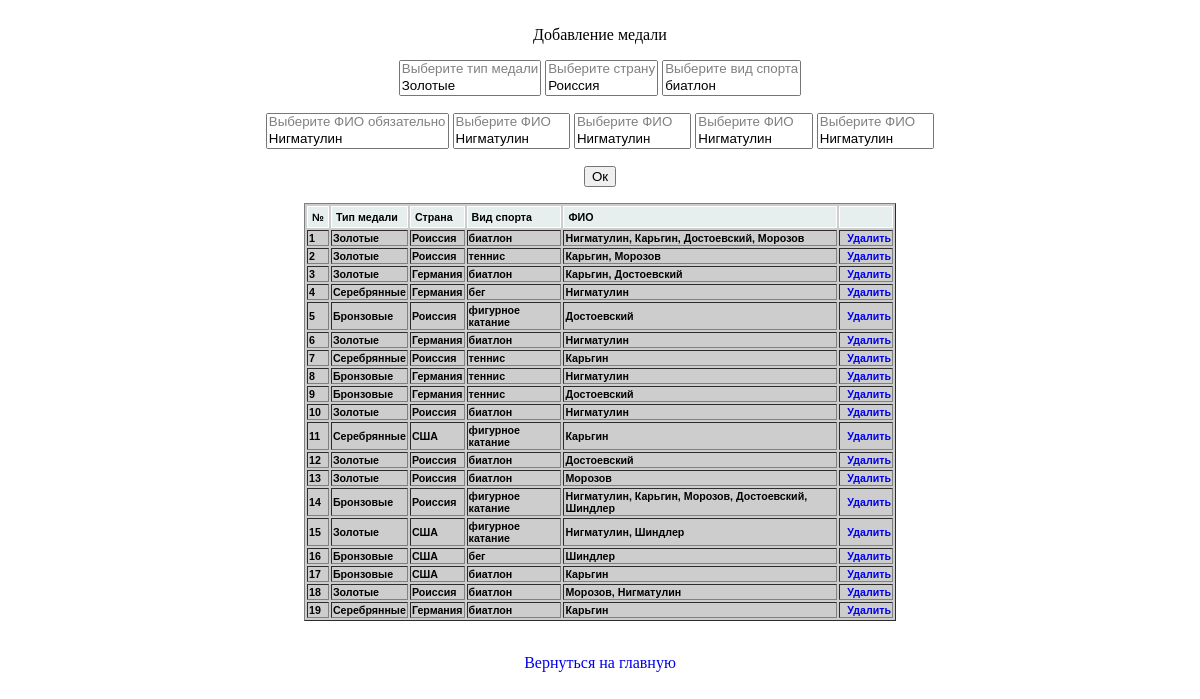
The app's page /view_add.php?id=1 with its own data.
### tables this page shows
CREATE TABLE `fio` (
  `id_fio` int(2) NOT NULL,
  `fio_name` text NOT NULL
);

### view_add.php (the view, shortened to what this page needs)
<?php
    echo'<html>
            <head>
                <title>Добавление</title>
                <link rel="stylesheet" href="css/style.css"/>
            </head>
            <body>
        	   <div class="st">';
    $db_host='localhost';
    $db_name='statistica';
    $db_username='root';
    $db_password='root';
    $mysqli = new mysqli($db_host,$db_username,$db_password,$db_name);
    $mysqli->set_charset('utf8');
    $p_id = (int)$_GET['id'];
    if ($p_id == 1){
        $results = $mysqli->query("SELECT medal.medal_name AS medal_name, medal.id_medal AS id_medal FROM `medal`");
        echo'<br>Добавление медали</br>
            <form action="add.php?id=1" method="POST">
                <p><select size="2" name="medal">
                    <option disabled>Выберите тип медали</option>';
        while($row = $results->fetch_assoc()) {
            print'<option value='.$row["id_medal"].'>'.$row["medal_name"].'</option>';
        }
        echo'</select>
            <select size="2" name="contry">
                <option disabled>Выберите страну</option>';
        $results = $mysqli->query("SELECT contry.name_contry AS name_contry, contry.id_contry AS id_contry FROM `contry`");
        while($row = $results->fetch_assoc()) {
            print'<option value='.$row["id_contry"].'>'.$row["name_contry"].'</option>';
        }
        echo'</select>
            <select size="2" name="sport">
                <option disabled>Выберите вид спорта</option>';
        $results = $mysqli->query("SELECT sport.sport_name AS sport_name, sport.id_sport AS id_sport FROM `sport`");
        while($row = $results->fetch_assoc()) {
            print'<option value='.$row["id_sport"].'>'.$row["sport_name"].'</option>';
        }
        echo'</select>
            <p><select size="2" name="fio0">
                <option disabled>Выберите ФИО обязательно</option>';
        $results = $mysqli->query("SELECT fio.fio_name AS fio_name, fio.id_fio AS id_fio FROM `fio`");
        while($row = $results->fetch_assoc()) {
            print'<option value='.$row["id_fio"].'>'.$row["fio_name"].'</option>';
        }
        echo'</select>
            <select size="2" name="fio1">
                <option disabled>Выберите ФИО</option>';
        $results = $mysqli->query("SELECT fio.fio_name AS fio_name, fio.id_fio AS id_fio FROM `fio`");
        while($row = $results->fetch_assoc()) {
            print'<option value='.$row["id_fio"].'>'.$row["fio_name"].'</option>';
        }
        echo'</select>
            <select size="2" name="fio2">
                <option disabled>Выберите ФИО</option>';
        $results = $mysqli->query("SELECT fio.fio_name AS fio_name, fio.id_fio AS id_fio FROM `fio`");
        while($row = $results->fetch_assoc()) {
            print'<option value='.$row["id_fio"].'>'.$row["fio_name"].'</option>';
        }
        echo'</select>
            <select size="2" name="fio3">
                <option disabled>Выберите ФИО</option>';
        $results = $mysqli->query("SELECT fio.fio_name AS fio_name, fio.id_fio AS id_fio FROM `fio`");
        while($row = $results->fetch_assoc()) {
            print'<option value='.$row["id_fio"].'>'.$row["fio_name"].'</option>';
        }
        echo'</select>
            <select size="2" name="fio4">
                <option disabled>Выберите ФИО</option>';
        $results = $mysqli->query("SELECT fio.fio_name AS fio_name, fio.id_fio AS id_fio FROM `fio`");
        while($row = $results->fetch_assoc()) {
            print'<option value='.$row["id_fio"].'>'.$row["fio_name"].'</option>';
        }
        echo'</select>
            <p><input type="submit" value="Ок"></p>
        </form>';
        $results = $mysqli->query("SELECT svazi.id_svazi AS id_svazi, contry.name_contry AS con, fio.fio_name AS fio, svazi.svazi_fio AS name5, sport.sport_name AS sport, medal.medal_name AS med FROM fio, sport, svazi, contry, medal WHERE ((fio.id_fio = svazi.svazi_fio AND svazi.svazi_contry = contry.id_contry AND sport.id_sport = svazi.svazi_sport AND medal.id_medal = svazi.bronza_medal) OR (fio.id_fio = svazi.svazi_fio AND svazi.svazi_contry = contry.id_contry AND sport.id_sport = svazi.svazi_sport AND medal.id_medal = svazi.serebro_medal) OR (fio.id_fio = svazi.svazi_fio AND svazi.svazi_contry = contry.id_contry AND sport.id_sport = svazi.svazi_sport AND medal.id_medal = svazi.zoloto_medal))");
        echo'<table align="center" width="90%" border="1px" id="myTable" class="tablesorter">
                <tbody>
                    <thead>
                        <tr>
                            <th>№</th>
                            <th>Тип медали</th>
                            <th>Страна</th>
                            <th>Вид спорта</th>
                            <th>ФИО</th>
                            <th class="st"></th>
                        </tr>
                    </thead>';
        $idn = 1;
        while($row = $results->fetch_assoc()) {
            $p_name5 = explode(" ", $row["name5"]);
            $coun = count($p_name5);
            $p_name = "";
            for ($i=1; $i < $coun; $i++){
                $result = $mysqli->query("SELECT fio.fio_name AS name FROM `fio` WHERE fio.id_fio = $p_name5[$i]");
                $row1 = $result->fetch_assoc();
                $p_name = $p_name.", ".$row1["name"];
            }
            print '<tr>';
            print '<th>'.$idn.'</th>';
            print '<th>'.$row["med"].'</th>';
            print '<th>'.$row["con"].'</th>';
            print '<th>'.$row["sport"].'</th>';
            print '<th>'.$row["fio"].$p_name.'</th>';
            print '<th class="right"><a href="delete.php?id=1&del='.$row["id_svazi"].'">&nbsp&nbspУдалить</a></th>';
            print '</tr>';
            $idn++;
        }
        echo'</tbody>
        </table>
        <br><a href = "index.php">Вернуться на главную</a></br>';
    }
    echo'           </div>
                </tbody>
            </div>
        </body>
    </html>';
?>

### css/style.css (style rules this page uses)
table.tablesorter { font-family:arial; background-color: #CDCDCD; margin:10px 0pt 15px; font-size: 8pt; width: 50%; text-align: left; margin-left: 25%; }
table.tablesorter thead tr th, table.tablesorter tfoot tr th { background-color: #e6EEEE; border: 1px solid #FFF; font-size: 8pt; padding: 4px; }
.st { text-align: center; }
A { text-decoration: none; }

### records on screen
fio: fio_name ", Морозов"
fio: fio_name ", Достоевский"
fio: fio_name ", Шиндлер"
fio: $row["id_fio"] 1 (drawn), fio_name ", Нигматулин"

### other values on screen
$row["med"] "Золотые"
$row["con"] "Роиссия"
$row["sport"] "биатлон"
$row["fio"] "Нигматулин"
$p_name ", Карьгин, Достоевский, Морозов"
$row["sport"] "теннис"
$row["fio"] "Карьгин"
$row["con"] "Германия"
$row["med"] "Серебрянные"
$row["sport"] "бег"
$row["med"] "Бронзовые"
$row["sport"] "фигурное катание"
$row["fio"] "Достоевский"
$row["con"] "США"
$row["fio"] "Морозов"
